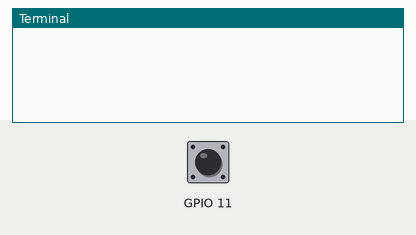
Simulated run of this program. Board: Raspberry Pi (BCM pin numbers). Shown: the last lines printed to the terminal. The inputs (shaded band) are chosen by the test bench; at power-on: GPIO 11 LOW.

Above: at 1.2 s.
1.3 s: GPIO 11 pulled HIGH for 0.35 s
At 2.1 s:
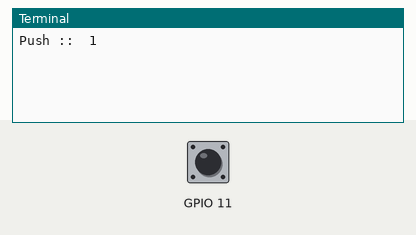
3.1 s: GPIO 11 pulled HIGH for 1 s
At 5.1 s:
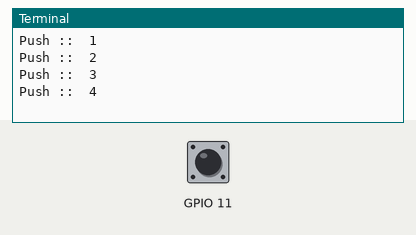
5.6 s: GPIO 11 pulled HIGH for 0.35 s
At 6.5 s:
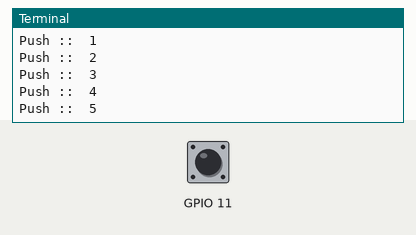
Timing chart, 0 to 8.6 s (numbered marks = the images above; inputs shaded):
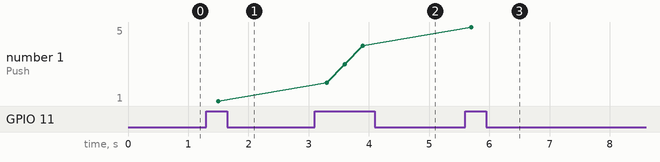

Measured:
- after the input at 1.3 s, the terminal: prints a new line after 0.20 s (image 1)
- after the input at 3.1 s, the terminal: prints a new line after 0.20 s (image 2)
- after the input at 5.6 s, the terminal: prints a new line after 0.10 s (image 3)
- plotted number 1: 1 → 4 after the input at 3.1 s, 4 → 5 after the input at 5.6 s

The program:

PushButton.py
```python
import RPi.GPIO as GPIO
import time

GPIO.setmode(GPIO.BCM)

GPIO.setup(11, GPIO.IN, pull_up_down=GPIO.PUD_DOWN)
push = 0
try:
    while True:
        if GPIO.input(11) == True:
            push+=1
            print ("Push :: ",push)
        time.sleep(0.3)
finally:
    GPIO.cleanup()
```
